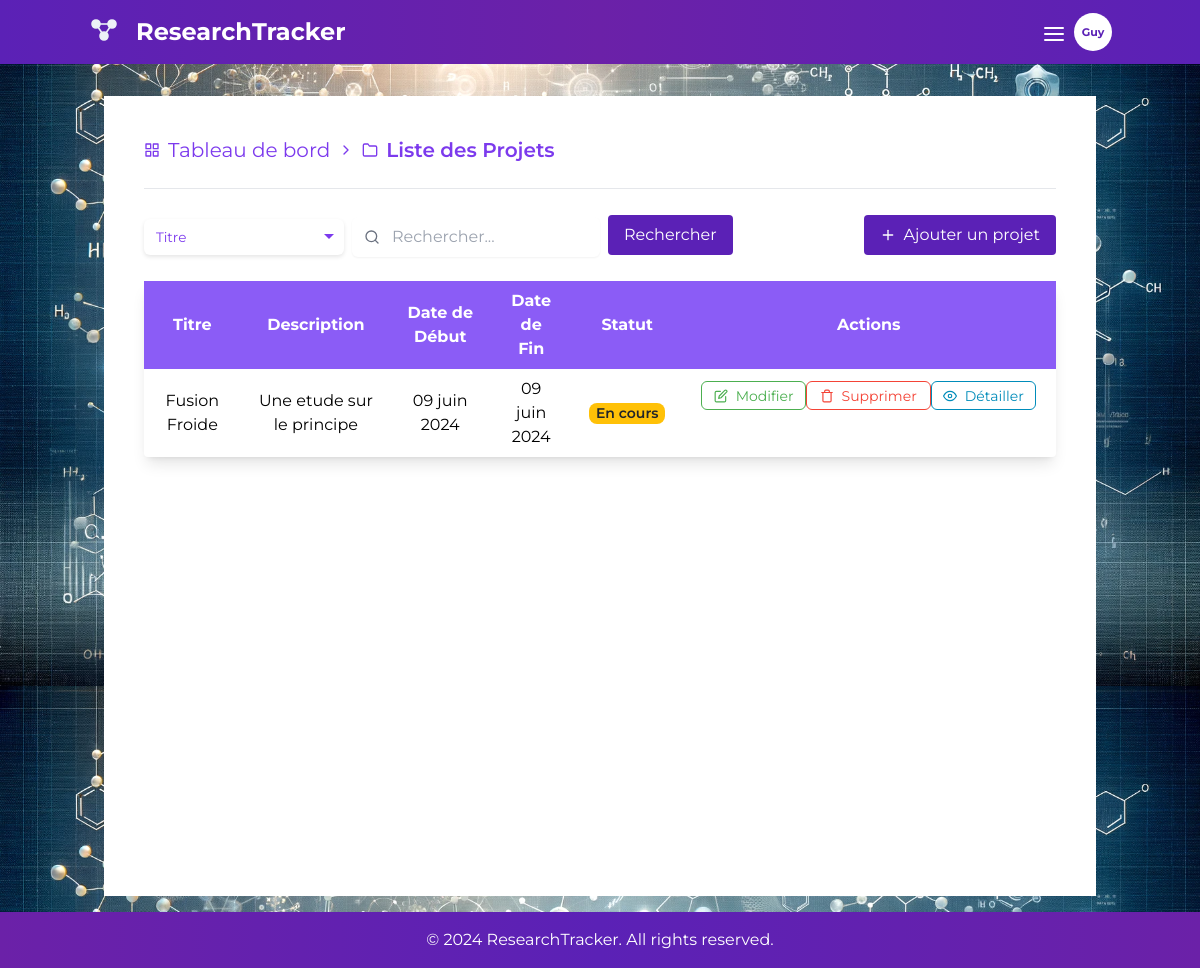
The app's page /projets/list/ (signed in) with its own data.
### authentication/models.py (models this page shows, shortened)
class CustomUser(AbstractUser):
    groups = models.ManyToManyField(Group, related_name='customuser_set', blank=True)
    user_permissions = models.ManyToManyField(Permission, related_name='customuser_set', blank=True)
    @property
    def initials(self):
        if self.last_name:
            return self.last_name[:3].capitalize()
        return self.username[:3].capitalize()

### projects/models.py (models this page shows, shortened)
class Project(models.Model):
    STATUS_CHOICES = [
        ('in_progress', 'En cours'),
        ('published', 'Publié'),
        ('rejected', 'Rejeté'),
        ('corrected', 'Corrigé'),
    ]
    user = models.ForeignKey(settings.AUTH_USER_MODEL, related_name='owned_projects', on_delete=models.CASCADE)
    collaborators = models.ManyToManyField(settings.AUTH_USER_MODEL, related_name='collaborative_projects', blank=True)
    title = models.CharField(max_length=200)
    description = models.TextField()
    start_date = models.DateField()
    end_date = models.DateField()
    status = models.CharField(max_length=20, choices=STATUS_CHOICES, default='in_progress')

### projects/views.py (the view)
# urls.py: path('list/', ProjectListView.as_view(), name='project-list'),
class ProjectListView(ListView):
    model = Project
    template_name = 'projects/project_list.html'
    context_object_name = 'projects'
    def get_queryset(self):
        queryset = Project.objects.filter(user=self.request.user)
        query = self.request.GET.get('q')
        search_by = self.request.GET.get('search_by', 'title')
        if query:
            if search_by == 'title':
                queryset = queryset.filter(title__icontains=query)
            elif search_by == 'date':
                queryset = queryset.filter(project_date__icontains=query)
        return queryset
    def get_context_data(self, **kwargs):
        context = super().get_context_data(**kwargs)
        context['root'] = "project"
        return context

### projects/templates/projects/project_list.html (shortened to what this page needs)
{% extends "base.html" %}
{% block content %}
    <div class="container mx-auto mt-0 bg-white p-10 h-screen">
        <nav class="flex items-center text-xl mb-6 t text-violet-600 space-x-2">
            <a href="{% url 'dashboard' %}" class="flex items-center hover:underline">
            <i data-feather="grid" class="mr-2 md-icon feather-icon"></i>Tableau de bord</a>
            <i data-feather="chevron-right" class="mr-2 md-icon feather-icon"></i>
            <i data-feather="folder" class="mr-2 md-icon feather-icon"></i><span class="font-semibold">Liste des Projets</span>
        </nav>
        <hr class="mb-6">
        <div class="flex justify-between items-center mb-4">
            <form method="get" action="{% url 'project-list' %}" class="flex items-center space-x-2">
                <div class="custom-select">
                    <select name="search_by"
                            class="form-select mt-1 block w-full py-2 rounded-md border-gray-300 shadow-sm focus:border-violet-400 focus:ring focus:ring-violet-500 focus:ring-opacity-70">
                        <option value="title">Titre</option>
                    </select>
                </div>
                <div class="relative">
                    <input type="text" name="q" placeholder="Rechercher..."
                           class="form-input mt-1 block w-full pl-10 pr-4 py-2 rounded-md border-gray-300 shadow-sm focus:border-violet-400 focus:ring focus:ring-violet-600 focus:ring-opacity-50 focus:outline-none ">
                    <div class="absolute inset-y-0 left-0 pl-3 flex items-center pointer-events-none">
                    </div>
                </div>
                <button type="submit"
                        class="bg-violet-800 text-white px-4 py-2 rounded ring-violet-600 hover:bg-violet-900">
                    Rechercher
                </button>
            </form>
            <a href="{% url 'project-create' %}"
               class="flex items-center bg-violet-800 text-white px-4 py-2 rounded hover:bg-violet-900">
                <i data-feather="plus" class="mr-2 md-icon feather-icon"></i>Ajouter un projet
            </a>
        </div>
        <table class="min-w-full bg-white mt-6 shadow-lg rounded">
            <thead class="bg-violet-500 text-white">
            <tr>
                <th class="py-2 px-4">Titre</th>
                <th class="py-2 px-4">Description</th>
                <th class="py-2 px-4">Date de Début</th>
                <th class="py-2 px-4">Date de Fin</th>
                <th class="py-2 px-4">Statut</th>
                <th class="py-2 px-4">Actions</th>
            </tr>
            </thead>
            <tbody class="divide-y divide-gray-200">
            {% for project in projects %}
                <tr class="text-center hover:bg-gray-100">
                    <td class="py-2 px-4"><a class="hover:text-violet-700 hover:underline" href="{% url 'project-detail' project.pk %}">{{ project.title }}</a></td>
                    <td class="py-2 px-4">{{ project.description }}</td>
                    <td class="py-2 px-4">{{ project.start_date|date:"d F Y" }}</td>
                    <td class="py-2 px-4">{{ project.end_date|date:"d F Y" }}</td>
                    <td class="py-2 px-4">
                        <span class="badge badge-{{ project.status }}">{{ project.get_status_display }}</span>
                    </td>
                    <td class="py-3 px-5 flex justify-around">
                        <a href="{% url 'project-edit' project.pk %}" class="text-sm button-edit flex items-center">
                            <i data-feather="edit" class="sm-icon mr-2"></i>Modifier
                        </a>
                        <button type="button" class="text-sm button-delete flex items-center" onclick="openModal({{ project.pk }},'{{ project.title }}')">
                            <i data-feather="trash" class="sm-icon mr-2"></i>Supprimer
                        </button>
                        <a href="{% url 'project-detail' project.pk %}" class="text-sm button-details flex items-center ">
                            <i data-feather="eye" class="sm-icon mr-2"></i>Détailler
                        </a>
                    </td>
                </tr>
            {% endfor %}
            </tbody>
        </table>
    </div>
{% endblock %}

### templates/nav.html (shortened to what this page needs)
<nav class="z-50 w-full fixed bg-gradient-to-r from-violet-800 via-purple-800 to-violet-800 p-4 py-3 text-white">
    <div class="container mx-auto flex justify-between items-center">
        <div class="nav-logo flex items-center">
            <a href="{% url 'home' %}" class="text-2xl font-bold ml-2">ResearchTracker</a>
        </div>
        <div class=" flex items-center">
            <div class="relative items-center">
                <button id="menu-button" class="pt-1 block focus:outline-none mr-2">
                    <i data-feather="menu" class="feather-icon"></i>
                </button>
            </div>
            {% if user.is_authenticated %}
                <div class="text-sm bg-white text-violet-800 md-avatar font-bold py-2">
                    {{ user.initials }}
                </div>
            {% else %}
                <div class="text-sm bg-white text-transparent md-avatar font-bold py-2">
                    Xen
                </div>
            {% endif %}
        </div>
    </div>
</nav>

### records on screen
CustomUser: initials "Guy"
Project: title "Fusion Froide", description "Une etude sur le principe", start_date "09 juin 2024", end_date "09 juin 2024", status "En cours"
